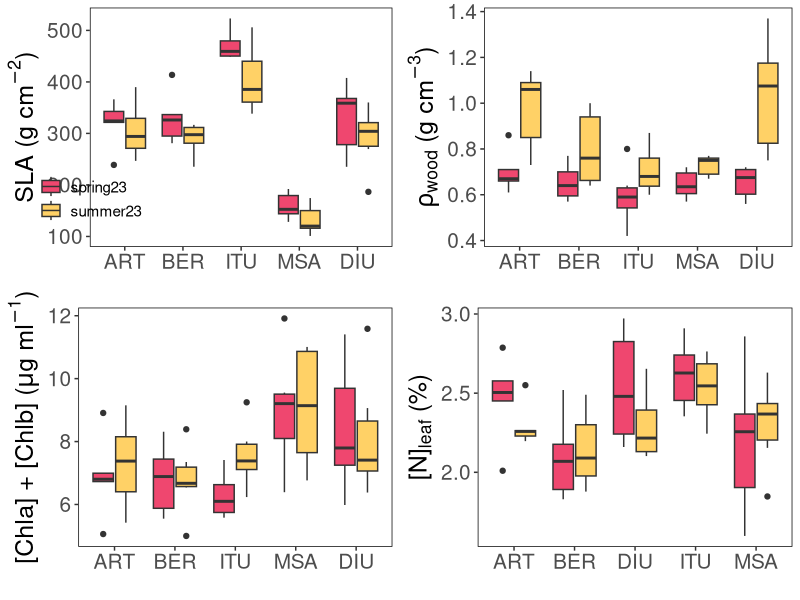

Generate this figure with R:
library(tidyverse)

sla <- read.csv("gradienteData/sla_gradiente_2023/sla_gradiente_2023_updated.csv") |> 
  mutate(SLA = ifelse(SLA == 9999, NA, SLA)) |> 
  filter(canopy_position == "shade_low") |> 
  mutate(site = factor(site, levels = c("ART", "BER", "ITU", "MSA", "DIU"))) |> 
  rename(tree = id_plant) |> 
  rename(sla = SLA)

sla <- sla[, c("site", "campaign", "tree", "sla")]

slaPlot <- ggplot(sla, aes(x = site, y = sla, fill = campaign)) +
  geom_boxplot(
    position = position_dodge2(width = 0.8, preserve = "single")) +
  scale_fill_manual(values=c("#EF476F", "#FFD166")) +
  labs(x = "", y = expression("SLA (g "*cm^-2*")"), fill = "") +
  theme(strip.background = element_blank(),
        strip.text = element_blank(),
        panel.background = element_blank(),
        plot.background  = element_blank(),
        panel.border = element_rect(color = "black",
                                    fill = NA,
                                    linewidth = .5),
        axis.line = element_blank(),
        axis.title.y = element_text(size = 18),
        axis.text.x  = element_text(size = 15),
        axis.text.y  = element_text(size = 15),
        legend.title = element_blank(),
        legend.text = element_text(size = 11),
        legend.position = c(0.2, 0.07),
        legend.justification = c("right", "bottom"),
        legend.background = element_blank(),
        legend.key = element_blank(),
        panel.grid = element_blank())

wd <- read.csv("gradienteData/wd_gradiente_2023/wd_gradiente_2023_updated.csv") |> 
  filter(canopy_position == "shade_low") |> 
  mutate(site = factor(site, levels = c("ART", "BER", "ITU", "MSA", "DIU", "HMO"))) |> 
  rename(tree = id_plant)

wd <- subset(wd, site != "HMO")

wdPlot <- ggplot(wd, aes(x = site, y = wd_g_cm3, fill = campaign)) +
  geom_boxplot(position = position_dodge2(width = 0.8)) +
  scale_fill_manual(values=c("#EF476F", "#FFD166")) +
  guides(fill = "none")+
  labs(x = "", y = expression(rho[wood]~"(g "*cm^-3*")"), fill = "") +
  theme(strip.background = element_blank(),
        strip.text = element_blank(),
        panel.background = element_blank(),
        plot.background  = element_blank(),
        panel.border = element_rect(color = "black",
                                    fill = NA,
                                    linewidth = .5),
        axis.line = element_blank(),
        axis.title.y = element_text(size = 18),
        axis.text.x  = element_text(size = 15),
        axis.text.y  = element_text(size = 15),
        panel.grid = element_blank())

chl <- read.csv("gradienteData/chl_gradiente_2023/pigm_gradiente_2023_updated.csv") |> 
  filter(canopy_position == "shade_low") |>
  filter(date <= 20230731 | date >= 20230825) |> 
  mutate(campaign = ifelse(date >= 20230621, "summer23", "spring23")) |> 
  mutate(site = factor(site, levels = c("ART", "BER", "ITU", "MSA", "DIU"))) |> 
  rename(tree = id_plant) |> 
  mutate(chla_and_chlb = chla_ug_ml + chlb_ug_ml)

chl <- chl[, c("site", "campaign", "tree", "chla_ug_ml", "chlb_ug_ml",
               "chla_chlb", "chla_and_chlb")]

chlPlot <- ggplot(chl, aes(x = site, y = chla_and_chlb, fill = campaign)) +
  geom_boxplot(position = position_dodge2(width = 0.8)) +
  scale_fill_manual(values=c("#EF476F", "#FFD166")) +
  guides(fill = F)+
  labs(x = "", y = expression("[Chla] + [Chlb] ("*mu*g~ml^-1*")"), fill = "") +
  theme(strip.background = element_blank(),
        strip.text = element_blank(),
        panel.background = element_blank(),
        plot.background  = element_blank(),
        panel.border = element_rect(color = "black",
                                    fill = NA,
                                    linewidth = .5),
        axis.line = element_blank(),
        axis.title.y = element_text(size = 18),
        axis.text.x  = element_text(size = 15),
        axis.text.y  = element_text(size = 15),
        panel.grid = element_blank())

d13Cleaf <- read.csv("gradienteData/isotopes_gradiente_2023/isotopes_leaf.csv") %>% 
  filter(canopy_position == "shade_low") %>% 
  filter(sampling_date <= 20230731 | sampling_date >= 20230827) %>% 
  select(-c(weight_mg, canopy_position, canopy_position2, sampling_date))

NleafPlot <- ggplot(d13Cleaf, aes(x = site, y = N_perc_leaf, fill = campaign)) +
  geom_boxplot(position = position_dodge2(width = 0.8)) +
  scale_fill_manual(values=c("#EF476F", "#FFD166")) +
  guides(fill = F)+
  labs(x = "", y = expression("[N]"[leaf]~"(%)"), fill = "") +
  theme(strip.background = element_blank(),
        strip.text = element_blank(),
        panel.background = element_blank(),
        plot.background  = element_blank(),
        panel.border = element_rect(color = "black",
                                    fill = NA,
                                    linewidth = .5),
        axis.line = element_blank(),
        axis.title.y = element_text(size = 18),
        axis.text.x  = element_text(size = 15),
        axis.text.y  = element_text(size = 15),
        panel.grid = element_blank())

cowplot::plot_grid(slaPlot, wdPlot, chlPlot, NleafPlot, ncol =2)
